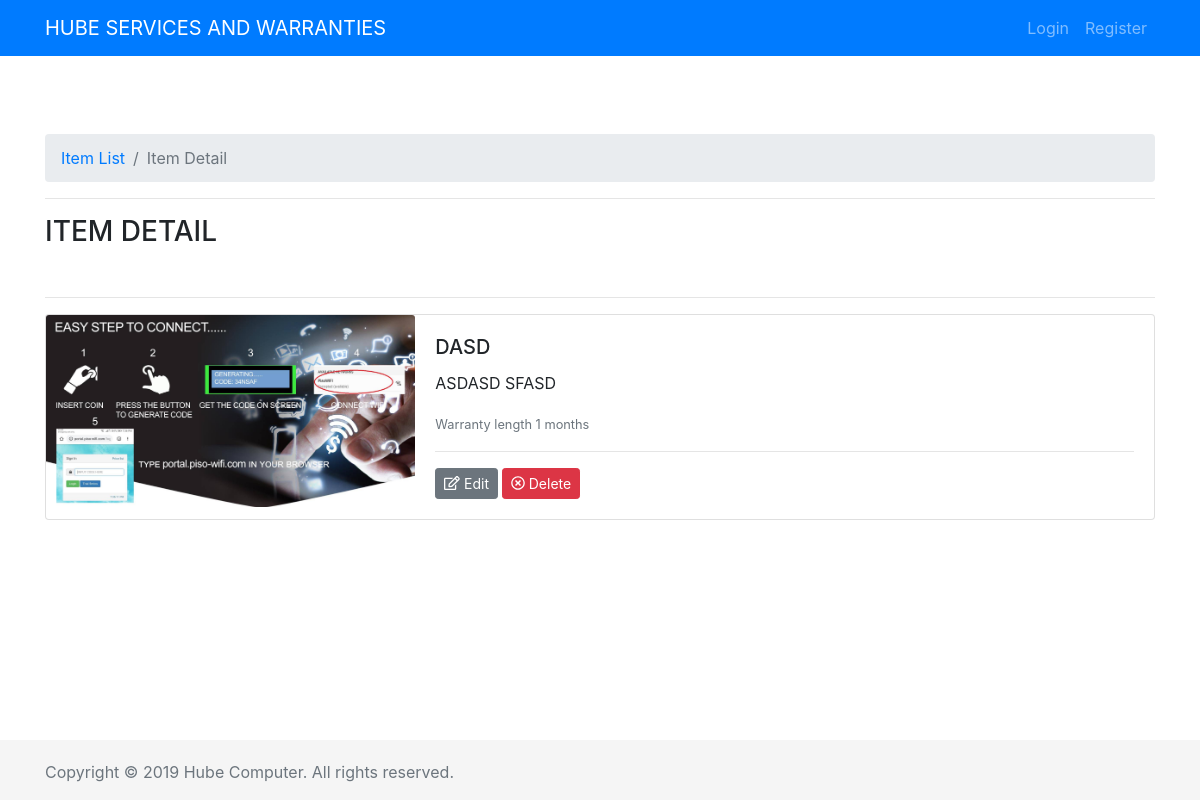
The page /items/7/ on the database its author committed.
### items/models.py (models this page shows, shortened)
class ItemName(models.Model):
	barcode			= models.CharField(max_length=120, null=True, blank=True, unique=True)
	item_brand 		= models.CharField(max_length=120)
	item_name		= models.CharField(max_length=120)
	item_model		= models.CharField(max_length=120, null=True, blank=True)
	item_desc		= models.TextField(max_length=120, null=True, blank=True, verbose_name="item description")
	item_photo		= models.ImageField(null=True, blank=True, upload_to=image_upload_location)
	item_wrty_lngth	= models.IntegerField(verbose_name="item warranty length", help_text="How many month?")
	item_cat		= models.ForeignKey(ItemCategory, on_delete=models.CASCADE, verbose_name="item categories", default=1)
	item_supp		= models.ForeignKey(ItemSupply, on_delete=models.CASCADE, verbose_name="item supplier", default=1)
	timestamp		= models.DateField(auto_now_add=True, auto_now=False)
	updated			= models.DateField(auto_now=True, auto_now_add=False)
	class Meta:
		verbose_name = "item name"
		verbose_name_plural = "item names"

### items/views.py (the view)
# urls.py: url(r'^(?P<pk>[0-9]+)/$', views.itemDetail, name="detail"),
def itemDetail(request, pk):
	instance		= get_object_or_404(ItemName, pk=pk)
	render_template = "item_detail.html"
	context = {
		"title": "item detail",
		"instance": instance,
	}
	return render(request, render_template, context)

### items/templates/item_detail.html (shortened to what this page needs)
{% extends "base.html" %}
{% load staticfiles %}
{% block breadcrumb %}
<ol class="breadcrumb">
  <li class="breadcrumb-item"><a href="{% url 'item:list' %}">Item List</a></li>
  <li class="breadcrumb-item active">{{title|title}}</li>
</ol>
<hr>
{% endblock %}
{% block content %}
<h3>{{title|upper}}</h3>
<br>
<hr>
<div class="card mb-3" style="max-width: 100%;">
  <div class="row no-gutters">
    <div class="col-md-4">
   		{% if instance.item_photo %}
      	<img src="{{ instance.item_photo.url }}" class="card-img" alt="{{ instance.item_photo.url }}" style="width: 100%; height: auto;">
      	{% else %}
      	<img src="..." class="card-img" alt="Sample picture">
    	{% endif %}
    </div>
    <div class="col-md-8">
      <div class="card-body">
        <h5 class="card-title">{{instance.item_brand|upper}}</h5>
        <p class="card-text">{{instance.item_name|upper}} {%if instance.item_model%}{{instance.item_model|upper}}{%endif%}</p>
        <p class="card-text"><small class="text-muted">Warranty length {{instance.item_wrty_lngth|title}} months</small></p>
        <hr>
        <strong>
          <a href="{% url 'item:edit' instance.id %}" class="btn btn-secondary btn-sm"><i class="far fa-edit"></i> Edit</a>
          <a href="{% url 'item:delete' instance.id %}" class="btn btn-danger btn-sm"><i class="far fa-times-circle"></i> Delete</a>
        </strong>
      </div>
    </div>
  </div>
</div>
{% endblock %}

### static/sticky-footer-navbar.css (style rules this page uses)
html { position: relative; min-height: 100%; }
body { margin-bottom: 60px; }
.container .text-muted { margin: 20px 0; }

### rows shown on the page
ItemName: item_photo (picture), item_brand "DASD", item_name "ASDASD", item_model "SFASD", item_wrty_lngth "1"

### other values the page prints
{{ title|title }} "Item Detail"
{{ title|upper }} "ITEM DETAIL"
